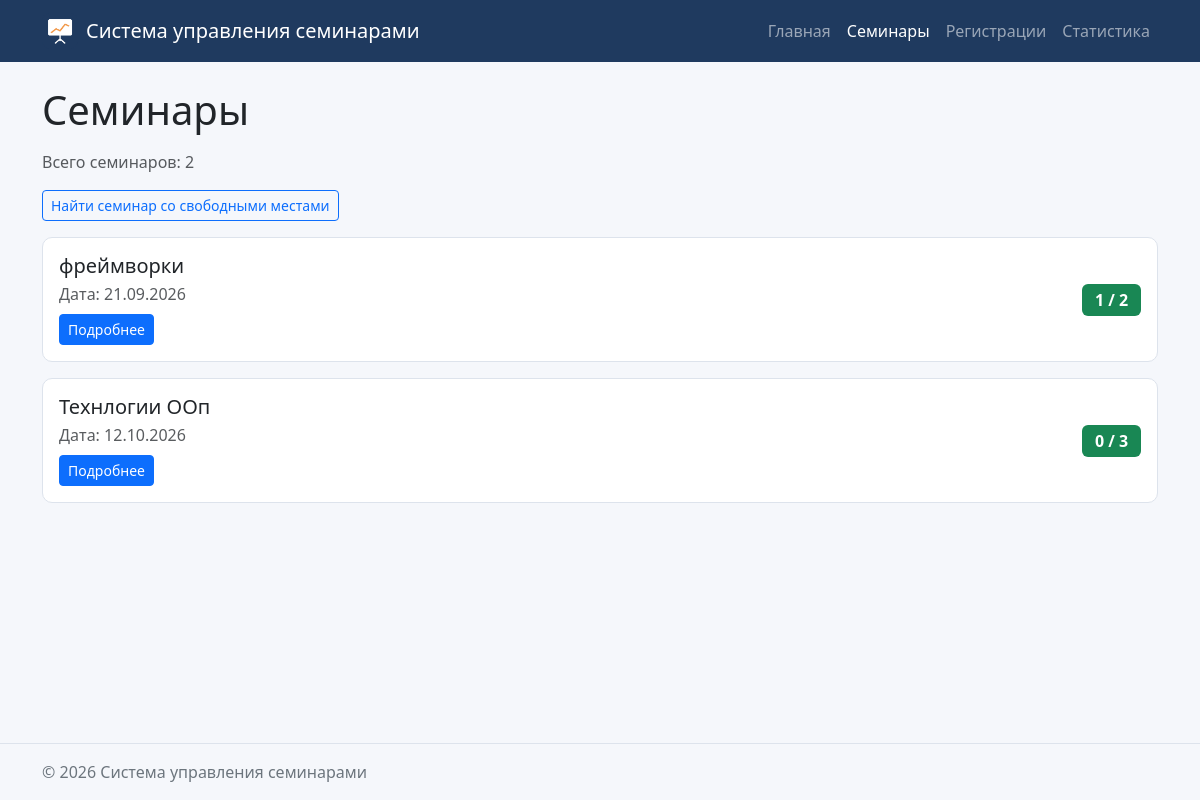
/seminars/, run on the app's committed database.
### seminars_app/views.py (the view)
# urls.py: path("", views.seminar_list, name="list"),
def seminar_list(request: HttpRequest) -> HttpResponse:
    seminar_items: List[sqlite3.Row] = fetch_all(SEMINAR_LIST_SQL)
    context = {
        "seminar_items": seminar_items,
    }
    return render(request, "seminars/seminar_list.html", context)

### db/database.py (called while the page is built)
def get_connection(db_path: Optional[PathLike] = None) -> sqlite3.Connection:
    conn = sqlite3.connect(db_path or DB_PATH)
    conn.row_factory = sqlite3.Row
    conn.execute("PRAGMA foreign_keys = ON")
    return conn

def fetch_all(
    sql: str, params: Sequence[object] = ()
) -> List[sqlite3.Row]:
    conn = get_connection()
    try:
        return conn.execute(sql, params).fetchall()
    finally:
        conn.close()

### seminars_app/templates/seminars/seminar_list.html (shortened to what this page needs)
{% extends "base.html" %}
{% block content %}
    <h1 class="mb-3">Семинары</h1>
    <p class="text-muted">Всего семинаров: {{ seminar_items|length }}</p>
    <p>
        <a href="{% url 'seminars:available' %}" class="btn btn-outline-primary btn-sm">
            Найти семинар со свободными местами
        </a>
    </p>
    {% for item in seminar_items %}
        {% include "seminars/includes/seminar_card.html" %}
    {% empty %}
        <p>Семинаров пока нет.</p>
    {% endfor %}
{% endblock %}

### seminars_app/templates/seminars/includes/seminar_card.html
<article class="card seminar-card mb-3">
    <div class="card-body d-flex justify-content-between align-items-center">
        <div>
            <h2 class="h5 card-title mb-1">
                {{ item.title|default:"Без названия" }}
            </h2>
            <p class="card-text text-muted mb-2">
                Дата: {{ item.date_ru }}
            </p>
            <a href="{% url 'seminars:detail' item.id %}" class="btn btn-primary btn-sm">
                Подробнее
            </a>
        </div>
        <span class="badge seats-badge {% if item.is_full %}bg-danger{% else %}bg-success{% endif %}">
            {{ item.registered_count }} / {{ item.max_participants }}
        </span>
    </div>
</article>

### homepage/static/homepage/css/style.css (style rules this page uses)
body { min-height: 100vh; display: flex; flex-direction: column; background-color: #f5f7fb; }
.seminar-card { border: 1px solid #dde3ec; border-radius: 10px; }
.seats-badge { font-size: 1rem; padding: 0.5em 0.8em; }

### data on the page
seminars: title "фреймворки", date_ru "21.09.2026", registered_count "1", max_participants "2"
seminars: title "Технлогии ООп", date_ru "12.10.2026", registered_count "0", max_participants "3"

### other printed values
{{ seminar_items|length }} "2"
